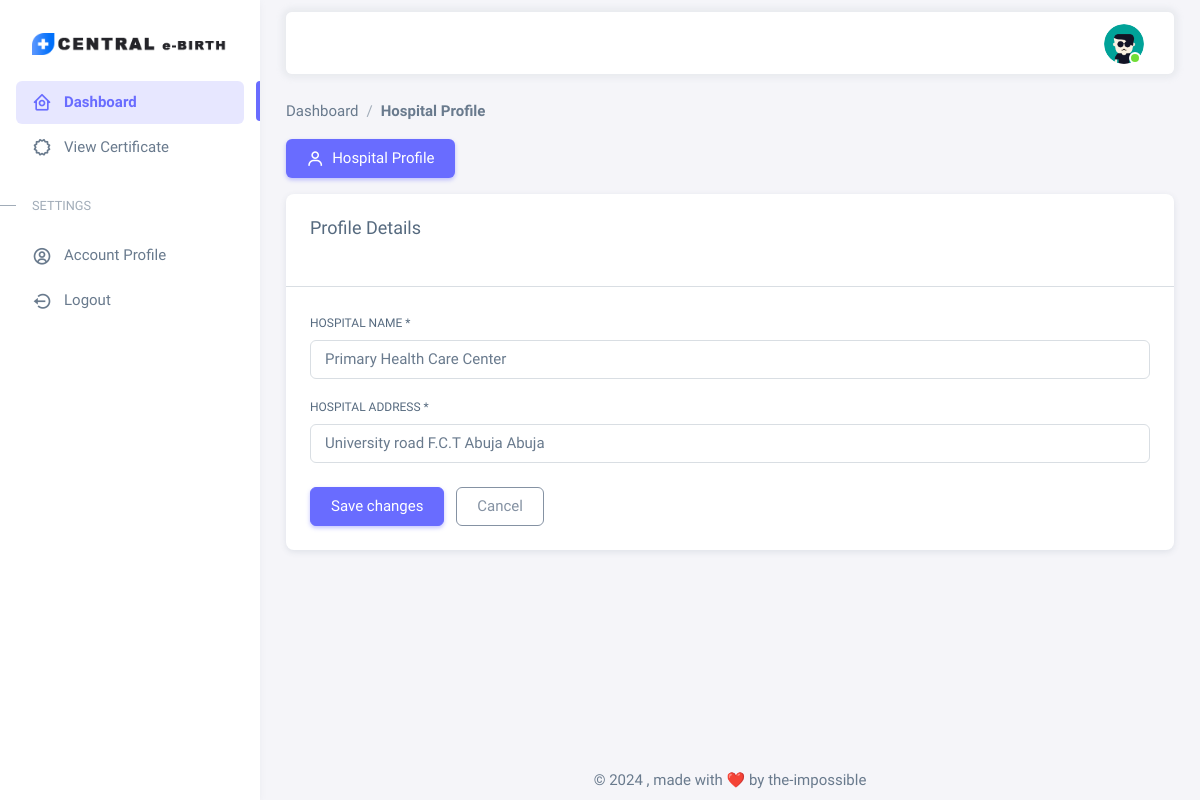
Screenshot of /reg/hospital_profile/b1c1edcc90d04fc191f420511d023c18 (signed in) with the database file from the repository.
### eBirth_auth/models.py (models this page shows, shortened)
class User(AbstractBaseUser, PermissionsMixin):
    user_id = models.UUIDField(
        default=uuid.uuid4, primary_key=True, unique=True, editable=False)
    cert_no = models.CharField(
        max_length=10, db_index=True, unique=True, blank=True, null=True)
    email = models.CharField(max_length=100, db_index=True, unique=True,
                             verbose_name='email address', blank=True, null=True)
    pic = models.ImageField(null=True, blank=True,
                            upload_to='uploads/', default='img/user.png')
    date_joined = models.DateTimeField(
        verbose_name='date_joined', auto_now_add=True)
    last_login = models.DateTimeField(
        verbose_name='last_login', auto_now=True, null=True)
    is_active = models.BooleanField(default=True)
    is_staff = models.BooleanField(default=False)
    is_superuser = models.BooleanField(default=False)
    is_hospital = models.BooleanField(default=False)
    is_hospital_admin = models.BooleanField(default=False)
    USERNAME_FIELD = 'email'
    objects = UserManager()
    def __str__(self):
        if self.is_hospital or self.is_staff or self.is_hospital_admin:
            return f'{self.email}'
        else:
            if self.email:
                return f'{self.email}'
            return f'{self.cert_no}'
    class Meta:
        db_table = 'Users'
        verbose_name_plural = 'Users'

### eBirth_reg/models.py (models this page shows, shortened)
class HospitalProfile(models.Model):
    hospital_id = models.UUIDField(
        default=uuid.uuid4, primary_key=True, unique=True, editable=False)
    user_id = models.ForeignKey(to=User, on_delete=models.CASCADE)
    hospital_name = models.CharField(max_length=100)
    hospital_address = models.CharField(max_length=500)
    signature = models.ImageField(null=True, blank=True, upload_to='uploads/')
    class Meta:
        db_table = 'Hospital Profile'
        verbose_name_plural = 'Hospital Profile'

### eBirth_reg/views.py (the view)
# urls.py: path('hospital_profile/<str:pk>', EditHospitalProfileView.as_view(), name="hospital_profile"),
class EditHospitalProfileView(LoginRequiredMixin, SuccessMessageMixin, UpdateView):
    model = HospitalProfile
    form_class = HospitalProfileForm
    success_message = "Hospital profile has been updated successfully!"
    hospital_id = None
    template_name = "auth/hospital_profile.html"
    def get(self, request, *args, **kwargs):
        try:
            self.object = self.get_object()
        except HospitalProfile.DoesNotExist:
            messages.error(
                self.request, "Contact Central e-Birth, hospital profile has not been updated!!")
            return redirect('auth:dashboard')
        return self.render_to_response(self.get_context_data())
    def get_object(self):
        return HospitalProfile.objects.get(hospital_id=HospitalProfile.objects.get(user_id=self.kwargs['pk']).hospital_id)

### eBirth_reg/forms.py
class HospitalProfileForm(forms.ModelForm):
    hospital_name = forms.CharField(help_text='Enter Hospital Name',widget=forms.TextInput(
        attrs={
            'class':'form-control',
        }
    ))
    hospital_address = forms.CharField(help_text='Enter Hospital Address',widget=forms.TextInput(
        attrs={
            'class':'form-control',
        }
    ))
    class Meta:
        model = HospitalProfile
        fields = ('hospital_name', 'hospital_address',)

### Templates/auth/hospital_profile.html (shortened to what this page needs)
{% extends 'base.html' %}
{% load static %}
{% load crispy_forms_tags %}
{% block head %}{% include 'partials/auth_head.html' %}{% endblock head %}
{% block body %}
    <div class="layout-wrapper layout-content-navbar">
      <div class="layout-container">
        {% include 'partials/sidebar.html' %}
        <div class="layout-page">
	        {% block nav %} {% include 'partials/auth_nav.html' %} {% endblock %}
          <div class="content-wrapper">
            <div class="container-xxl flex-grow-1 container-p-y">
              <ol class="breadcrumb">
                <li class="breadcrumb-item"><a href="{% url 'auth:dashboard' %}">Dashboard</a></li>
                <li class="breadcrumb-item active"><a>Hospital Profile</a></li>
              </ol>
              <div class="row">
                <div class="col-md-12">
                  <ul class="nav nav-pills flex-column flex-md-row mb-3">
                    <li class="nav-item">
                      <a class="nav-link active" href="javascript:void(0);"><i class="bx bx-user me-1"></i> Hospital Profile</a>
                    </li>
                  </ul>
                  <div class="card mb-4">
                    <h5 class="card-header">Profile Details</h5>
                    <div class="card-body">
                    </div>
                    <hr class="my-0" />
                    <div class="card-body">
                      <form id="formAccountSettings" method="POST" enctype="multipart/form-data">
                        <div class="row">
                          <div class="mb-3 col-md-12">
                            <label for="firstName" class="form-label">Hospital Name  <span class="asteriskField">*</span> </label>
                            {{ form.hospital_name}}
                          </div>
                          <div class="mb-3 col-md-12">
                            <label for="lastName" class="form-label">hospital Address  <span class="asteriskField">*</span></label>
                            {{ form.hospital_address}}
                          </div>
                        </div>
                        <div class="mt-2">
                          <button type="submit" class="btn btn-primary me-2">Save changes</button>
                          <button type="reset" class="btn btn-outline-secondary">Cancel</button>
                        </div>
                      </form>
                    </div>
                  </div>
                </div>
              </div>
            </div>
              {% include 'partials/auth_footer.html' %}
          </div>
        </div>
      </div>
    </div>
{% endblock body %}

### Templates/partials/auth_nav.html (shortened to what this page needs)
{% load static %}
<nav class="layout-navbar container-xxl navbar navbar-expand-xl navbar-detached align-items-center bg-navbar-theme" id="layout-navbar">
    <div class="navbar-nav-right d-flex align-items-center" id="navbar-collapse">
      <ul class="navbar-nav flex-row align-items-center ms-auto">
        <li class="nav-item navbar-dropdown dropdown-user dropdown">
          <a class="nav-link dropdown-toggle hide-arrow" href="javascript:void(0);" data-bs-toggle="dropdown">
            <div class="avatar avatar-online">
                <img src="{{ request.user.pic.url }}" alt class="w-px-40 h-auto rounded-circle" />
            </div>
          </a>
        </li>
      </ul>
    </div>
  </nav>

### rows the page displays
User: user.pic (placeholder picture)
HospitalProfile: hospital_name "Primary Health Care Center", hospital_address "University road F.C.T Abuja Abuja"
